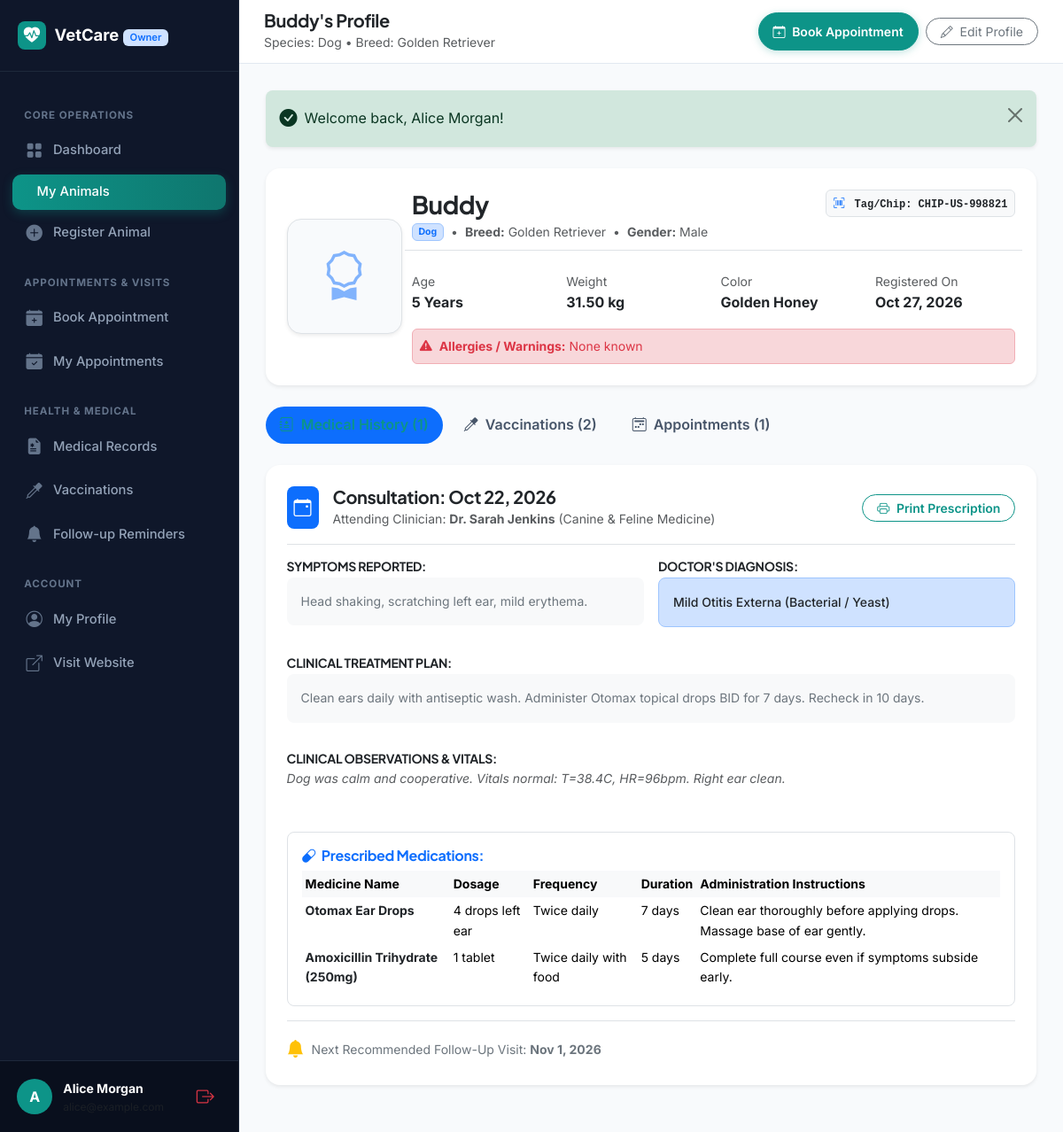
Screenshot of /owner/animal_view.php?id=1 (signed in) with the database file from the repository.
### tables this page shows
CREATE TABLE `animals` (
  `id` INT AUTO_INCREMENT PRIMARY KEY,
  `owner_id` INT NOT NULL,
  `animal_name` VARCHAR(100) NOT NULL,
  `species` VARCHAR(50) NOT NULL,
  `breed` VARCHAR(100) NULL,
  `gender` ENUM('male', 'female', 'unknown') NOT NULL DEFAULT 'unknown',
  `date_of_birth` DATE NULL,
  `age_years` INT NULL,
  `weight` DECIMAL(6,2) NULL,
  `color` VARCHAR(50) NULL,
  `identification_number` VARCHAR(100) NULL,
  `photo_path` VARCHAR(255) NULL,
  `allergies` TEXT NULL,
  `notes` TEXT NULL,
  `created_at` TIMESTAMP DEFAULT CURRENT_TIMESTAMP,
  `updated_at` TIMESTAMP DEFAULT CURRENT_TIMESTAMP ON UPDATE CURRENT_TIMESTAMP,
  CONSTRAINT `fk_animal_owner` FOREIGN KEY (`owner_id`) REFERENCES `users` (`id`) ON DELETE CASCADE,
  INDEX `idx_animal_species` (`species`),
  INDEX `idx_animal_owner` (`owner_id`)
);

CREATE TABLE `medical_records` (
  `id` INT AUTO_INCREMENT PRIMARY KEY,
  `animal_id` INT NOT NULL,
  `appointment_id` INT NULL,
  `veterinarian_id` INT NOT NULL,
  `visit_date` DATE NOT NULL,
  `symptoms` TEXT NOT NULL,
  `diagnosis` TEXT NOT NULL,
  `treatment_plan` TEXT NOT NULL,
  `clinical_notes` TEXT NULL,
  `follow_up_date` DATE NULL,
  `created_at` TIMESTAMP DEFAULT CURRENT_TIMESTAMP,
  `updated_at` TIMESTAMP DEFAULT CURRENT_TIMESTAMP ON UPDATE CURRENT_TIMESTAMP,
  CONSTRAINT `fk_mr_animal` FOREIGN KEY (`animal_id`) REFERENCES `animals` (`id`) ON DELETE CASCADE,
  CONSTRAINT `fk_mr_app` FOREIGN KEY (`appointment_id`) REFERENCES `appointments` (`id`) ON DELETE SET NULL,
  CONSTRAINT `fk_mr_vet` FOREIGN KEY (`veterinarian_id`) REFERENCES `users` (`id`) ON DELETE CASCADE,
  INDEX `idx_mr_animal` (`animal_id`),
  INDEX `idx_mr_visit_date` (`visit_date`)
);

CREATE TABLE `users` (
  `id` INT AUTO_INCREMENT PRIMARY KEY,
  `full_name` VARCHAR(100) NOT NULL,
  `email` VARCHAR(150) NOT NULL UNIQUE,
  `phone` VARCHAR(30) NOT NULL,
  `password_hash` VARCHAR(255) NOT NULL,
  `role` ENUM('owner', 'veterinarian', 'admin') NOT NULL,
  `account_status` ENUM('active', 'inactive', 'suspended', 'pending') NOT NULL DEFAULT 'active',
  `created_at` TIMESTAMP DEFAULT CURRENT_TIMESTAMP,
  `updated_at` TIMESTAMP DEFAULT CURRENT_TIMESTAMP ON UPDATE CURRENT_TIMESTAMP,
  INDEX `idx_role` (`role`),
  INDEX `idx_status` (`account_status`)
);

CREATE TABLE `veterinarian_profiles` (
  `id` INT AUTO_INCREMENT PRIMARY KEY,
  `user_id` INT NOT NULL UNIQUE,
  `qualification` VARCHAR(150) NOT NULL,
  `specialization` VARCHAR(150) NOT NULL,
  `license_number` VARCHAR(100) NOT NULL UNIQUE,
  `experience_years` INT NOT NULL DEFAULT 0,
  `bio` TEXT NULL,
  `consultation_fee` DECIMAL(10,2) NOT NULL DEFAULT 0.00,
  `approval_status` ENUM('pending', 'approved', 'rejected') NOT NULL DEFAULT 'pending',
  `created_at` TIMESTAMP DEFAULT CURRENT_TIMESTAMP,
  `updated_at` TIMESTAMP DEFAULT CURRENT_TIMESTAMP ON UPDATE CURRENT_TIMESTAMP,
  CONSTRAINT `fk_vet_user` FOREIGN KEY (`user_id`) REFERENCES `users` (`id`) ON DELETE CASCADE
);

CREATE TABLE `prescriptions` (
  `id` INT AUTO_INCREMENT PRIMARY KEY,
  `medical_record_id` INT NOT NULL,
  `medicine_name` VARCHAR(150) NOT NULL,
  `dosage` VARCHAR(100) NOT NULL,
  `frequency` VARCHAR(100) NOT NULL,
  `duration` VARCHAR(100) NOT NULL,
  `instructions` TEXT NULL,
  `created_at` TIMESTAMP DEFAULT CURRENT_TIMESTAMP,
  CONSTRAINT `fk_rx_mr` FOREIGN KEY (`medical_record_id`) REFERENCES `medical_records` (`id`) ON DELETE CASCADE,
  INDEX `idx_rx_mr` (`medical_record_id`)
);

### owner/animal_view.php (the view, shortened to what the rows shown need)
<?php
require_once __DIR__ . '/../includes/init.php';
$animalId = (int)($_GET['id'] ?? 0);
$ownerId = (int)current_user()['id'];
$stmt = $pdo->prepare("SELECT * FROM animals WHERE id = ? AND owner_id = ?");
$stmt->execute([$animalId, $ownerId]);
$animal = $stmt->fetch();
$medStmt = $pdo->prepare("
    SELECT mr.*, u.full_name AS vet_name, vp.specialization
    FROM medical_records mr
    JOIN users u ON u.id = mr.veterinarian_id
    JOIN veterinarian_profiles vp ON vp.user_id = u.id
    WHERE mr.animal_id = ?
    ORDER BY mr.visit_date DESC
");
$medStmt->execute([$animalId]);
$medicalRecords = $medStmt->fetchAll();
$rxStmt = $pdo->prepare("
    SELECT p.*, p.medical_record_id
    FROM prescriptions p
    JOIN medical_records mr ON mr.id = p.medical_record_id
    WHERE mr.animal_id = ?
");
$rxStmt->execute([$animalId]);
$allRx = $rxStmt->fetchAll();
$rxByRecord = [];
foreach ($allRx as $r) {
    $rxByRecord[$r['medical_record_id']][] = $r;
}
require_once __DIR__ . '/../includes/header.php';
?>
<div class="dashboard-layout">
    <main class="dashboard-main">
        <header class="dashboard-topbar">
            <div class="d-flex align-items-center gap-3">
                <div>
                    <h5 class="fw-bold mb-0 text-dark"><?= e($animal['animal_name']) ?>'s Profile</h5>
                    <small class="text-muted">Species: <?= e($animal['species']) ?> &bull; Breed: <?= e($animal['breed'] ?: 'Mixed') ?></small>
                </div>
            </div>
        </header>
        <div class="dashboard-content-body">
            <div class="card border-0 shadow-sm rounded-4 p-4 mb-4 bg-white">
                <div class="row align-items-center g-4">
                    <div class="col-md-9 col-lg-10">
                        <div class="d-flex flex-wrap justify-content-between align-items-start gap-2 mb-2">
                            <div>
                                <h3 class="fw-bold text-dark mb-1"><?= e($animal['animal_name']) ?></h3>
                                <div class="d-flex flex-wrap gap-2 align-items-center text-muted small">
                                    <span class="badge bg-primary-subtle text-primary border border-primary-subtle"><?= e($animal['species']) ?></span>
                                    <span>&bull;</span>
                                    <span><strong>Breed:</strong> <?= e($animal['breed'] ?: 'Mixed / Unknown') ?></span>
                                    <span>&bull;</span>
                                    <span><strong>Gender:</strong> <?= ucfirst($animal['gender']) ?></span>
                                </div>
                            </div>
                            <?php if (!empty($animal['identification_number'])): ?>
                                <div class="badge bg-light text-dark border p-2 font-monospace small">
                                    <i class="bi bi-upc-scan text-primary me-1"></i> Tag/Chip: <?= e($animal['identification_number']) ?>
                                </div>
                            <?php endif; ?>
                        </div>
                        <div class="row g-3 pt-2 border-top mt-2">
                            <div class="col-6 col-sm-3">
                                <span class="text-muted small d-block">Age</span>
                                <strong class="text-dark"><?= $animal['age_years'] !== null ? $animal['age_years'] . ' Years' : '—' ?></strong>
                            </div>
                            <div class="col-6 col-sm-3">
                                <span class="text-muted small d-block">Weight</span>
                                <strong class="text-dark"><?= $animal['weight'] !== null ? $animal['weight'] . ' kg' : '—' ?></strong>
                            </div>
                            <div class="col-6 col-sm-3">
                                <span class="text-muted small d-block">Color</span>
                                <strong class="text-dark"><?= e($animal['color'] ?: '—') ?></strong>
                            </div>
                            <div class="col-6 col-sm-3">
                                <span class="text-muted small d-block">Registered On</span>
                                <strong class="text-dark"><?= format_date($animal['created_at']) ?></strong>
                            </div>
                        </div>
                        <?php if (!empty($animal['allergies'])): ?>
                            <div class="mt-3 p-2 rounded bg-danger-subtle text-danger small border border-danger-subtle">
                                <i class="bi bi-exclamation-triangle-fill me-1"></i> <strong>Allergies / Warnings:</strong> <?= e($animal['allergies']) ?>
                            </div>
                        <?php endif; ?>
                    </div>
                </div>
            </div>
            <div class="tab-content" id="animalTabsContent">
                <div class="tab-pane fade show active" id="records" role="tabpanel">
                    <?php if (empty($medicalRecords)): ?>
                        <div class="card border-0 shadow-sm rounded-4 p-5 text-center bg-white">
                            <div class="empty-state-icon mx-auto mb-3"><i class="bi bi-clipboard2-pulse"></i></div>
                            <h5 class="fw-bold">No Medical Records Recorded</h5>
                            <p class="text-muted small">Once an authorized veterinarian examines this animal, clinical notes, diagnosis, and prescriptions will appear here.</p>
                        </div>
                    <?php else: ?>
                        <?php foreach ($medicalRecords as $record):
                            $rxList = $rxByRecord[$record['id']] ?? [];
                        ?>
                            <div class="card border-0 shadow-sm rounded-4 p-4 mb-4 bg-white">
                                <div class="d-flex flex-wrap justify-content-between align-items-center border-bottom pb-3 mb-3">
                                    <div class="d-flex align-items-center gap-3">
                                        <div class="bg-primary text-white p-2 rounded-3">
                                            <i class="bi bi-calendar-event fs-5"></i>
                                        </div>
                                        <div>
                                            <h5 class="fw-bold text-dark mb-0">Consultation: <?= format_date($record['visit_date']) ?></h5>
                                            <small class="text-muted">Attending Clinician: <strong><?= e($record['vet_name']) ?></strong> (<?= e($record['specialization']) ?>)</small>
                                        </div>
                                    </div>
                                    <?php if (!empty($rxList)): ?>
                                        <a href="<?= url('owner/prescription_view.php?record_id=' . $record['id']) ?>" class="btn btn-sm btn-outline-primary rounded-pill px-3">
                                            <i class="bi bi-printer me-1"></i> Print Prescription
                                        </a>
                                    <?php endif; ?>
                                </div>
                                <div class="row g-3 mb-3">
                                    <div class="col-md-6">
                                        <h6 class="text-dark fw-bold small text-uppercase letter-spacing-1 mb-1">Symptoms Reported:</h6>
                                        <p class="text-secondary small bg-light p-3 rounded-3"><?= nl2br(e($record['symptoms'])) ?></p>
                                    </div>
                                    <div class="col-md-6">
                                        <h6 class="text-dark fw-bold small text-uppercase letter-spacing-1 mb-1">Doctor's Diagnosis:</h6>
                                        <p class="text-dark fw-medium small bg-primary-subtle p-3 rounded-3 border border-primary-subtle"><?= nl2br(e($record['diagnosis'])) ?></p>
                                    </div>
                                </div>
                                <div class="mb-3">
                                    <h6 class="text-dark fw-bold small text-uppercase letter-spacing-1 mb-1">Clinical Treatment Plan:</h6>
                                    <p class="text-secondary small bg-light p-3 rounded-3"><?= nl2br(e($record['treatment_plan'])) ?></p>
                                </div>
                                <?php if (!empty($record['clinical_notes'])): ?>
                                    <div class="mb-3">
                                        <h6 class="text-dark fw-bold small text-uppercase letter-spacing-1 mb-1">Clinical Observations & Vitals:</h6>
                                        <p class="text-muted small fst-italic"><?= nl2br(e($record['clinical_notes'])) ?></p>
                                    </div>
                                <?php endif; ?>
                                <?php if (!empty($rxList)): ?>
                                    <div class="border rounded-3 p-3 bg-white mt-3">
                                        <h6 class="fw-bold text-primary mb-2"><i class="bi bi-capsule me-1"></i> Prescribed Medications:</h6>
                                        <div class="table-responsive">
                                            <table class="table table-sm table-borderless small mb-0">
                                                <thead class="table-light">
                                                    <tr>
                                                        <th>Medicine Name</th>
                                                        <th>Dosage</th>
                                                        <th>Frequency</th>
                                                        <th>Duration</th>
                                                        <th>Administration Instructions</th>
                                                    </tr>
                                                </thead>
                                                <tbody>
                                                    <?php foreach ($rxList as $rx): ?>
                                                        <tr>
                                                            <td class="fw-bold text-dark"><?= e($rx['medicine_name']) ?></td>
                                                            <td><?= e($rx['dosage']) ?></td>
                                                            <td><?= e($rx['frequency']) ?></td>
                                                            <td><?= e($rx['duration']) ?></td>
                                                            <td><?= e($rx['instructions'] ?: 'As directed') ?></td>
                                                        </tr>
                                                    <?php endforeach; ?>
                                                </tbody>
                                            </table>
                                        </div>
                                    </div>
                                <?php endif; ?>
                                <?php if (!empty($record['follow_up_date'])): ?>
                                    <div class="mt-3 pt-3 border-top d-flex align-items-center gap-2 small text-secondary">
                                        <i class="bi bi-bell-fill text-warning fs-5"></i>
                                        <span>Next Recommended Follow-Up Visit: <strong><?= format_date($record['follow_up_date']) ?></strong></span>
                                    </div>
                                <?php endif; ?>
                            </div>
                        <?php endforeach; ?>
                    <?php endif; ?>
                </div>
            </div>
        </div>
    </main>
</div>
<?php require_once __DIR__ . '/../includes/footer.php'; ?>

### rows the page displays
animals: animal_name "Buddy", species "Dog", breed "Golden Retriever", gender "Male", identification_number "CHIP-US-998821", age_years "5", weight "31.50", color "Golden Honey", created_at "Oct 27, 2026", allergies "None known"
medical_records: visit_date "Oct 22, 2026", veterinarian.full_name "Dr. Sarah Jenkins", veterinarian_profiles.specialization "Canine & Feline Medicine", symptoms "Head shaking, scratching left ear, mild erythema.", diagnosis "Mild Otitis Externa (Bacterial / Yeast)", treatment_plan "Clean ears daily with antiseptic wash. Administer Otomax topical drops BID for 7 days. Recheck in 10 days.", clinical_notes "Dog was calm and cooperative. Vitals normal: T=38.4C, HR=96bpm. Right ear clean.", follow_up_date "Nov 1, 2026"
prescriptions: medicine_name "Otomax Ear Drops", dosage "4 drops left ear", frequency "Twice daily", duration "7 days", instructions "Clean ear thoroughly before applying drops. Massage base of ear gently."
prescriptions: medicine_name "Amoxicillin Trihydrate (250mg)", dosage "1 tablet", frequency "Twice daily with food", duration "5 days", instructions "Complete full course even if symptoms subside early."

### other values shown
substr($user['full_name'] ?? 'U', 0, 1) "A"
$user['full_name'] "Alice Morgan"
$flash['message'] "Welcome back, Alice Morgan!"
count($vaccinations) "2"
count($appointments) "1"
